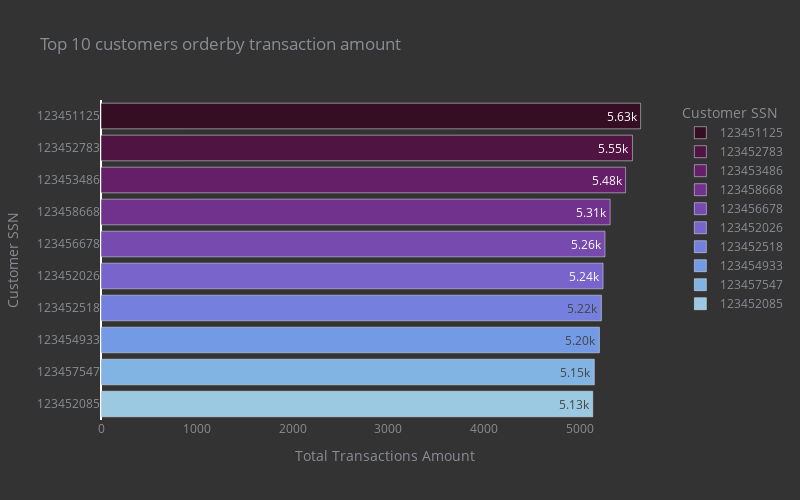

Notebook cell for this chart:
### Code cell
fig = px.bar(top_10_cust,y=top_10_cust.index,x=top_10_cust['TRANSACTION_VALUE'],text_auto='.3s',
             labels={
                     "CUST_SSN": "Customer SSN",
                     "TRANSACTION_VALUE": "Total Transactions Amount"
                 },
             color=top_10_cust.index,title="Top 10 customers orderby transaction amount",color_discrete_sequence= px.colors.sequential.dense_r)
fig.update_layout( width=800,
    height=500,font=dict(size=12, color='#8a8d93'),plot_bgcolor='#333', paper_bgcolor='#333',xaxis=dict(showgrid=False),
              yaxis=dict(showgrid=False))
fig.show()

### Figure 1 — Plotly figure (JSON) as saved in the notebook; plotly's stock layout.template omitted (floating-point values rounded to 4 significant figures)
{"data": [{"alignmentgroup": "True", "hovertemplate": "Customer SSN=%{y}<br>Total Transactions Amount=%{x}<extra></extra>", "legendgroup": "123451125", "marker": {"color": "rgb(54, 14, 36)", "pattern": {"shape": ""}}, "name": "123451125", "offsetgroup": "123451125", "orientation": "h", "showlegend": true, "textposition": "auto", "texttemplate": "%{x:.3s}", "type": "bar", "x": [5633.0], "xaxis": "x", "y": ["123451125"], "yaxis": "y"}, {"alignmentgroup": "True", "hovertemplate": "Customer SSN=%{y}<br>Total Transactions Amount=%{x}<extra></extra>", "legendgroup": "123452783", "marker": {"color": "rgb(80, 20, 66)", "pattern": {"shape": ""}}, "name": "123452783", "offsetgroup": "123452783", "orientation": "h", "showlegend": true, "textposition": "auto", "texttemplate": "%{x:.3s}", "type": "bar", "x": [5548.0], "xaxis": "x", "y": ["123452783"], "yaxis": "y"}, {"alignmentgroup": "True", "hovertemplate": "Customer SSN=%{y}<br>Total Transactions Amount=%{x}<extra></extra>", "legendgroup": "123453486", "marker": {"color": "rgb(100, 31, 104)", "pattern": {"shape": ""}}, "name": "123453486", "offsetgroup": "123453486", "orientation": "h", "showlegend": true, "textposition": "auto", "texttemplate": "%{x:.3s}", "type": "bar", "x": [5476.0], "xaxis": "x", "y": ["123453486"], "yaxis": "y"}, {"alignmentgroup": "True", "hovertemplate": "Customer SSN=%{y}<br>Total Transactions Amount=%{x}<extra></extra>", "legendgroup": "123458668", "marker": {"color": "rgb(113, 50, 141)", "pattern": {"shape": ""}}, "name": "123458668", "offsetgroup": "123458668", "orientation": "h", "showlegend": true, "textposition": "auto", "texttemplate": "%{x:.3s}", "type": "bar", "x": [5315.0], "xaxis": "x", "y": ["123458668"], "yaxis": "y"}, {"alignmentgroup": "True", "hovertemplate": "Customer SSN=%{y}<br>Total Transactions Amount=%{x}<extra></extra>", "legendgroup": "123456678", "marker": {"color": "rgb(119, 74, 175)", "pattern": {"shape": ""}}, "name": "123456678", "offsetgroup": "123456678", "orientation": "h", "showlegend": true, "textposition": "auto", "texttemplate": "%{x:.3s}", "type": "bar", "x": [5261.0], "xaxis": "x", "y": ["123456678"], "yaxis": "y"}, {"alignmentgroup": "True", "hovertemplate": "Customer SSN=%{y}<br>Total Transactions Amount=%{x}<extra></extra>", "legendgroup": "123452026", "marker": {"color": "rgb(120, 100, 202)", "pattern": {"shape": ""}}, "name": "123452026", "offsetgroup": "123452026", "orientation": "h", "showlegend": true, "textposition": "auto", "texttemplate": "%{x:.3s}", "type": "bar", "x": [5241.0], "xaxis": "x", "y": ["123452026"], "yaxis": "y"}, {"alignmentgroup": "True", "hovertemplate": "Customer SSN=%{y}<br>Total Transactions Amount=%{x}<extra></extra>", "legendgroup": "123452518", "marker": {"color": "rgb(117, 127, 221)", "pattern": {"shape": ""}}, "name": "123452518", "offsetgroup": "123452518", "orientation": "h", "showlegend": true, "textposition": "auto", "texttemplate": "%{x:.3s}", "type": "bar", "x": [5224.0], "xaxis": "x", "y": ["123452518"], "yaxis": "y"}, {"alignmentgroup": "True", "hovertemplate": "Customer SSN=%{y}<br>Total Transactions Amount=%{x}<extra></extra>", "legendgroup": "123454933", "marker": {"color": "rgb(115, 154, 228)", "pattern": {"shape": ""}}, "name": "123454933", "offsetgroup": "123454933", "orientation": "h", "showlegend": true, "textposition": "auto", "texttemplate": "%{x:.3s}", "type": "bar", "x": [5203.0], "xaxis": "x", "y": ["123454933"], "yaxis": "y"}, {"alignmentgroup": "True", "hovertemplate": "Customer SSN=%{y}<br>Total Transactions Amount=%{x}<extra></extra>", "legendgroup": "123457547", "marker": {"color": "rgb(129, 180, 227)", "pattern": {"shape": ""}}, "name": "123457547", "offsetgroup": "123457547", "orientation": "h", "showlegend": true, "textposition": "auto", "texttemplate": "%{x:.3s}", "type": "bar", "x": [5150.0], "xaxis": "x", "y": ["123457547"], "yaxis": "y"}, {"alignmentgroup": "True", "hovertemplate": "Customer SSN=%{y}<br>Total Transactions Amount=%{x}<extra></extra>", "legendgroup": "123452085", "marker": {"color": "rgb(156, 201, 226)", "pattern": {"shape": ""}}, "name": "123452085", "offsetgroup": "123452085", "orientation": "h", "showlegend": true, "textposition": "auto", "texttemplate": "%{x:.3s}", "type": "bar", "x": [5133.0], "xaxis": "x", "y": ["123452085"], "yaxis": "y"}], "layout": {"barmode": "relative", "font": {"color": "#8a8d93", "size": 12}, "height": 500, "legend": {"title": {"text": "Customer SSN"}, "tracegroupgap": 0}, "paper_bgcolor": "#333", "plot_bgcolor": "#333", "title": {"text": "Top 10 customers orderby transaction amount"}, "width": 800, "xaxis": {"anchor": "y", "domain": [0, 1], "showgrid": false, "title": {"text": "Total Transactions Amount"}}, "yaxis": {"anchor": "x", "categoryarray": ["123452085", "123457547", "123454933", "123452518", "123452026", "123456678", "123458668", "123453486", "123452783", "123451125"], "categoryorder": "array", "domain": [0, 1], "showgrid": false, "title": {"text": "Customer SSN"}}}}
